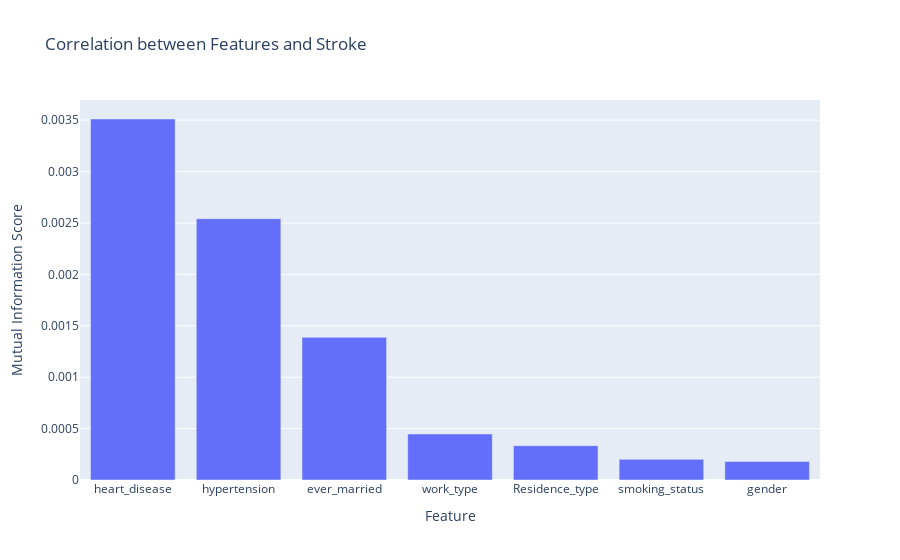

Notebook cell for this chart:
### Code cell
fig = px.bar(data_cat, width=900,title="Correlation between Features and Stroke", y="mutual_info_score", labels={
                     "mutual_info_score": "Mutual Information Score",
                    "index": "Feature"
                 })
fig.show()
fig.write_image("../data/categorical_correlation_bar.png", engine='kaleido')

### Figure 1 — Plotly figure (JSON) as saved in the notebook; plotly's stock layout.template omitted (floating-point values rounded to 4 significant figures)
{"data": [{"alignmentgroup": "True", "hovertemplate": "Feature=%{x}<br>Mutual Information Score=%{y}<extra></extra>", "legendgroup": "", "marker": {"color": "#636efa", "pattern": {"shape": ""}}, "name": "", "offsetgroup": "", "orientation": "v", "showlegend": false, "textposition": "auto", "type": "bar", "x": ["heart_disease", "hypertension", "ever_married", "work_type", "Residence_type", "smoking_status", "gender"], "xaxis": "x", "y": [0.003511, 0.002541, 0.001388, 0.0004478, 0.0003338, 0.0002006, 0.0001802], "yaxis": "y"}], "layout": {"barmode": "relative", "legend": {"tracegroupgap": 0}, "title": {"text": "Correlation between Features and Stroke"}, "width": 900, "xaxis": {"anchor": "y", "domain": [0, 1], "title": {"text": "Feature"}}, "yaxis": {"anchor": "x", "domain": [0, 1], "title": {"text": "Mutual Information Score"}}}}
